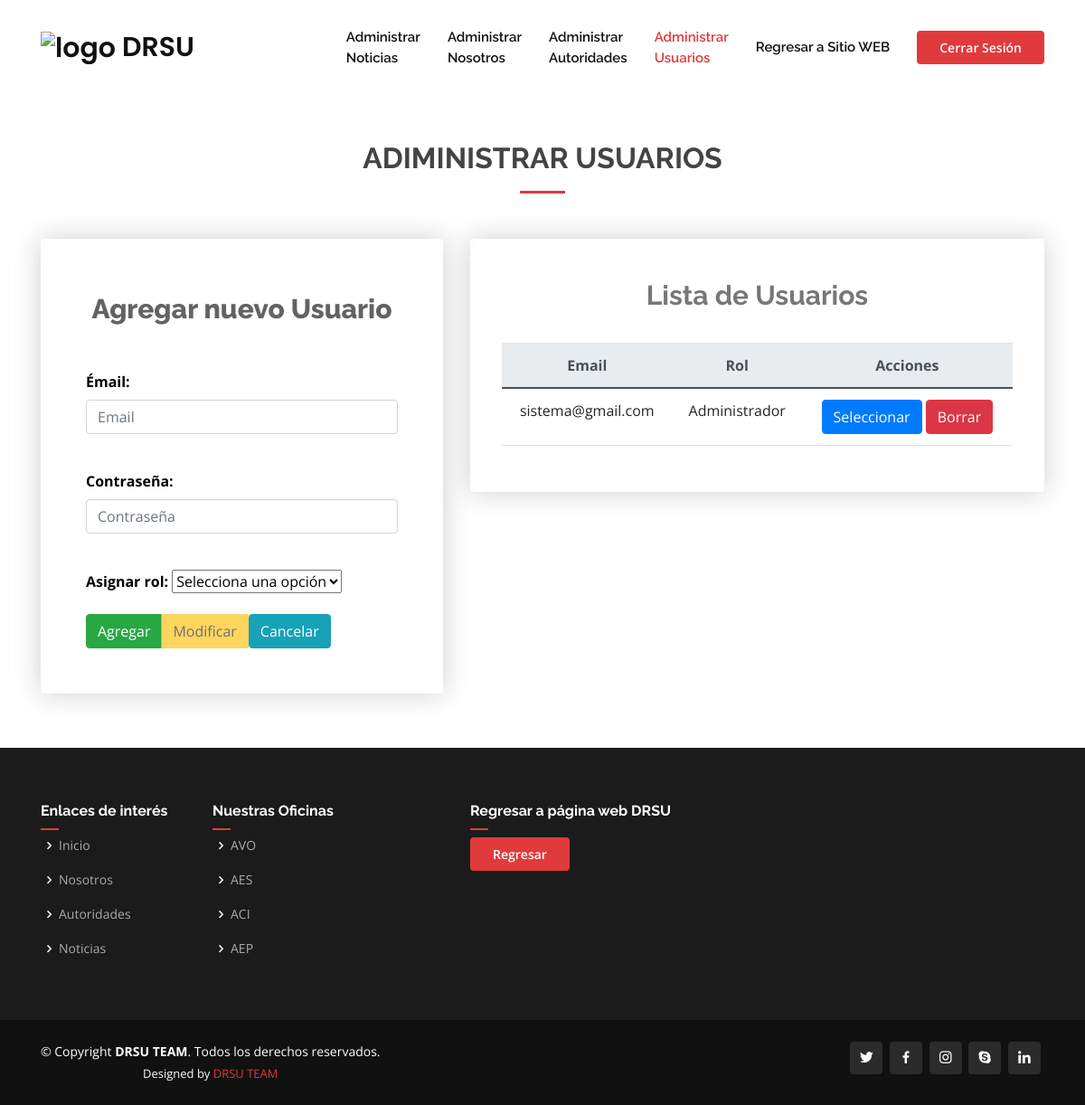
The page /drsu/usuarios/usuario.php (signed in) on the database its author committed.
### tables this page shows
CREATE TABLE `drsu_usuario` (
  `sql_usuario_id` int(10) UNSIGNED NOT NULL,
  `sql_usuario_email` varchar(100) NOT NULL,
  `sql_usuario_pass` varchar(100) NOT NULL,
  `sql_usuario_rol_id` int(10) UNSIGNED NOT NULL
);

CREATE TABLE `drsu_rol` (
  `sql_rol_id` int(10) UNSIGNED NOT NULL,
  `sql_rol_nombre` varchar(20) NOT NULL
);

### drsu/usuarios/usuario.php (the view, shortened to what this page needs)
<?php require('../drsu_template/header.php');?>
<?php
$var_usuario_email = (isset($_POST['usuario_email']))?$_POST['usuario_email']:"";
$var_usuario_pass = (isset($_POST['usuario_pass']))?$_POST['usuario_pass']:"";
$validacion_2=true;
$validacion=true;
$var_accion = (isset($_POST['accion']))?$_POST['accion']:"";
$sentencia_sql= $conexion->prepare("SELECT
    drsu_usuario.sql_usuario_id,
    drsu_usuario.sql_usuario_email,
    drsu_usuario.sql_usuario_pass,
    drsu_usuario.sql_usuario_rol_id,
    drsu_rol.sql_rol_nombre
    FROM drsu_usuario
    JOIN drsu_rol ON drsu_usuario.sql_usuario_rol_id=drsu_rol.sql_rol_id
    ORDER BY drsu_usuario.sql_usuario_id ASC;");
    $sentencia_sql->execute();
    $lista_usuarios=$sentencia_sql->fetchAll(PDO::FETCH_ASSOC);
?>
<section id="contact" class="contact ">
<div class="container">
<div class="section-title">
    <br/>
    <br/>
    <h2>Adiministrar Usuarios</h2>
</div>
<div class="row">
    <div class="col-lg-5">
        <div class="row">
            <div class="col-md-12">
                <div class="info-box2">
                    <h3>Agregar nuevo Usuario</h3>
                    <br/>
                <form method="POST" enctype="multipart/form-data">
                    <div class = "form-group">
                        <label for="usuario_email"><b>Émail:</b></label>
                        <input <?php if($var_usuario_email!="" && $validacion==true){$readonly="readonly"; echo $readonly;}?>
                        type="email" required class="form-control" value="<?php echo $var_usuario_email; ?>" name="usuario_email" id="usuario_email"  placeholder="Email">
                    </div>
                    <br/>
                    <?php
                    if($var_usuario_email!="" && $validacion_2==true) {
                    ?>
                    <div class = "form-group">
                            <div class="form-group">
                                <label for="usuario_pass"><b>Contraseña:</b></label>
                                <button class="btn btn-primary btn-sm" type="submit" id="boton" value="cambio_contra" name="cambio_contra">Cambiar Contraseña</button>
                                <div class="juntar">
                                <input hidden required class="form-control" value="<?php echo $var_usuario_pass; ?>" type="password" name="usuario_pass" id="contraseña2" placeholder="Nueva contraseña">
                                <span class="boton_ver"><button hidden class="btn btn-primary" type="button" id="boton2">ver</button></span>
                                </div>
                            </div>
                            <script type="text/javascript">
                                var boton = document.getElementById('boton');
                                var ver = document.getElementById('boton2');
                                boton.addEventListener('click',mostrarInput);
                                function mostrarInput(){
                                    document.getElementById("contraseña2").hidden = false;
                                    document.getElementById("contraseña2").value = "";
                                    document.getElementById("boton2").hidden = false;
                                    document.getElementById("boton").hidden = true;
                                }
                                ver.addEventListener('click',mostrarContraseña);
                                function mostrarContraseña(){
                                    if(document.getElementById("contraseña2").type == "password"){
                                        document.getElementById("contraseña2").type = "text";
                                    }else{
                                        document.getElementById("contraseña2").type = "password";
                                    }
                                }
                            </script>
                    </div>
                    <?php } if (($var_usuario_email=="" && $validacion_2==true) ||($var_usuario_email!="" && $validacion_2==false)) {  ?>
                    <div class = "form-group">
                        <label for="usuario_pass"><b>Contraseña:</b></label>
                        <input required class="form-control" value="<?php echo $var_usuario_pass; ?>" type="password" name="usuario_pass" id="contraseña" placeholder="Contraseña">
                    </div>
                    <?php } ?>
                     <br/>
                    <div class = "form-group">
                        <label for="roles"><b>Asignar rol:</b></label>
                        <select name="usuario_rol_id" id="usuario_rol_id" required>
                            <?php if(isset($var_usuario_rol_id_2)) { ?>
                                <option selected="" value="<?php echo $var_usuario_rol_id_2; ?>" ><?php echo $var_rol_nombre; ?></option>
                            <?php } else{?>
                                <option value="" selected disabled hidden>Selecciona una opción</option>
                            <?php }?>
                        </select>
                    </div>
                    <div class="btn-group" role="group" aria-label=""><button type="submit" name="accion" <?php if($var_accion=="Seleccionar"){echo "disabled";}?>
                        value= "Agregar" class="btn btn-success">Agregar</button>
                        <button type="submit" name="accion"<?php if($var_accion!="Seleccionar"){echo "disabled";}?> value= "Modificar" class="btn btn-warning">Modificar</button>
                         <a href="usuario.php"><button type="button" class="btn btn-info" ">Cancelar</button></a>
                    </div>
                </form>
                </div>
                </div>
                        </div>
                    </div>
                <div class="col-lg-7">
                    <div class="row">
                        <div class="col-md-12">
                            <div class="info-box">
                                <h3>Lista de Usuarios</h3>
                                <br/>
        <table class="table table-hover">
            <thead class="thead-light " >
                <tr>
                    <th>Email</th>
                    <th>Rol</th>
                    <th>Acciones</th>
                </tr>
            </thead>
            <tbody>
            <?php foreach($lista_usuarios as $usu) { ?>
                <tr>
                    <td><?php echo $usu['sql_usuario_email'] ?> </td>
                    <td><?php echo $usu['sql_rol_nombre'] ?></td>
                    <td>
                    <form method="post">
                        <input type="submit" name="accion" value="Seleccionar" class="btn btn-primary"/>
                        <input type="submit" name="accion" value="Borrar" class="btn btn-danger"/>
                    </form>
                    </td>
                </tr>
            <?php  } ?>
            </tbody>
        </table>
        </div>
             </div>
                    </div>
                </div>
            </div>
            </div>
    </section>
<?php include('../drsu_template/footer.php');?>

### assets/css/style.css (style rules this page uses)
body { font-family: "Open Sans", sans-serif; color: #444444; }
a { color: #e03a3c; text-decoration: none; }
h1, h2, h3, h4, h5, h6 { font-family: "Raleway", sans-serif; }
section { padding: 60px 0; overflow: hidden; position: relative; }
.section-title { text-align: center; padding-bottom: 30px; position: relative; }
.section-title h2 { font-size: 32px; font-weight: bold; text-transform: uppercase; margin-bottom: 20px; padding-bottom: 20px; position: relative; }
.section-title h2::after { content: ""; position: absolute; display: block; width: 50px; height: 3px; background: #e03a3c; bottom: 0; left: calc(50% - 25px); }
.contact .info-box { color: #444444; text-align: center; box-shadow: 0 0 30px rgba(174, 174, 175, 0.6); padding: 35px; border-radius: 4px; }
.contact .info-box h3 { font-size: 30px; color: #777777; font-weight: 700; margin: 10px 0; text-align: center; }
.contact .info-box2 { color: #000000; text-align: left; box-shadow: 0 0 30px rgba(174, 174, 175, 0.6); padding: 50px; border-radius: 4px; }
.contact .info-box2 h3 { font-size: 30px; color: #636363; font-weight: 800; margin: 10px 0; text-align: center; }

### rows shown on the page
drsu_usuario: sql_usuario_email "sistema@gmail.com", sql_usuario_rol.sql_rol_nombre "Administrador"
